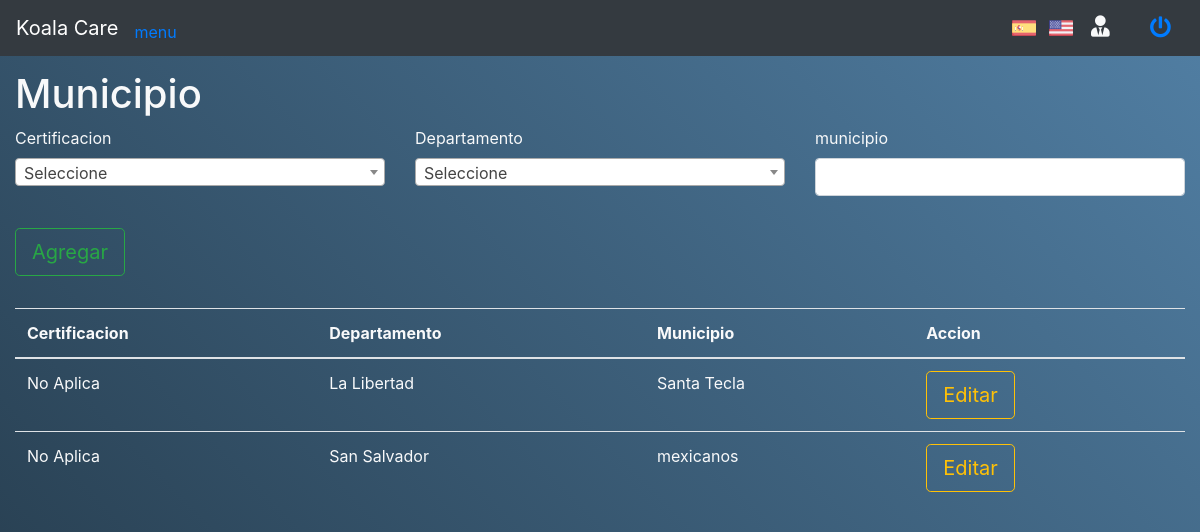
The app's page /Koalas_E/index.php/municipio with its own data.
### tables this page shows
CREATE TABLE `tbmunicipios` (
  `ID_Municipio` int(11) NOT NULL,
  `ID_Certificacion` int(11) NOT NULL,
  `ID_Departamento` int(11) NOT NULL,
  `Municipio` varchar(50) NOT NULL
);

CREATE TABLE `tbcertificaciones` (
  `ID_Certificacion` int(11) NOT NULL,
  `Nombre` varchar(150) NOT NULL,
  `Descripcion` text NOT NULL
);

CREATE TABLE `tbdepartamentos` (
  `ID_Departamento` int(11) NOT NULL,
  `ID_Pais` int(11) NOT NULL,
  `Departamento` varchar(50) NOT NULL
);

### Koalas_E/application/controllers/Municipio.php (called while the page is built, shortened)
<?php
class Municipio extends CI_Controller {
	public function __construct(){
		$this->load->model("Departamento_model");
		$this->load->model("Municipio_model");
		$this->load->model("tbcertificaciones_model");
	}
	public function index()
	{
		$data["listDepartamento"] = $this->Departamento_model->select_tbdepartamentos_all();
		$data["listMunicipio"] = $this->Municipio_model->select_tbmunicipios_all_join();
		$data["listCertificacion"] = $this->tbcertificaciones_model->select_tbcertificaciones_all();
		$this->load->view("Format/header");
		$this->load->view('Municipio/MunicipioView', $data);
		$this->load->view("Format/footer");
	}
}

### Koalas_E/index.php (called while the page is built, shortened)
<?php
require_once BASEPATH.'core/CodeIgniter.php';

### Koalas_E/application/models/Municipio_model.php (called while the page is built, shortened)
<?php
	class Municipio_model extends CI_Model {
		public function select_tbmunicipios_all_join(){
			$this->db->select('*');
			$this->db->from("tbmunicipios");
			$this->db->join("tbdepartamentos", "tbmunicipios.ID_Departamento = tbdepartamentos.ID_Departamento");
			$this->db->join("tbcertificaciones", "tbmunicipios.ID_Certificacion = tbcertificaciones.ID_Certificacion");
			$result = $this->db->get();
		    return $result->result();
		}
	}
?>

### Koalas_E/application/views/Municipio/MunicipioView.php (the view, shortened to what this page needs)
<div class="container-fluid text-light">
  <div class="row">
    <div class="col-lg-12">
      <h1>Municipio</h1>
    </div>
  </div>
  <div class="row">
    <div class="col-md-12">
      <form action="<?= base_url() ?>index.php/Municipio/newMunicipio" method="POST" id="formMunicipio">
        <div class="row mb-3">
          <div class="col-md-4">
            <div class="form-group">
              <label for="slcCertificaciones">Certificacion</label>
            </div>
          </div>
          <div class="col-md-4">
            <div class="form-group">
              <label for="slcDepartamento">Departamento</label>
            </div>
          </div>
          <div class="col-md-4">
            <div class="form-group">
              <label for="txtmunicipio">municipio</label>
              <input type="text" id="txtMunicipio" name="txtMunicipio" class="form-control">
            </div>
          </div>
        </div>
        <div class="row mb-3">
          <div class="col-12">
            <div class="form-group text-left" id="btnAdd">
              <button class="btn btn-outline-success btn-lg" type="submit">Agregar</button>
            </div>
          </div>
        </div>
      </form>
    </div>
    </div>
      <div class="row">
        <div class="col-md-12">
          <table class="table nowrap">
            <thead>
              <tr>
                <th>Certificacion</th>
                <th>Departamento</th>
                <th>Municipio</th>
                <th>Accion</th>
              </tr>
            </thead>
            <tbody>
              <?php foreach ($listMunicipio as $key_municipio => $municipio): ?>
                <tr>
                  <td><?= $municipio->Descripcion ?></td>
                  <td><?= $municipio->Departamento ?></td>
                  <td><?= $municipio->Municipio ?></td>
                  <td>
                    <button class="btn btn-outline-warning btn-lg" type="button" onclick="Chargemunicipio('<?= $municipio->ID_Municipio ?>','<?= $municipio->ID_Departamento ?>', '<?= $municipio->Municipio ?>', '<?= $municipio->ID_Certificacion ?>')">Editar</button>
                  </td>
                </tr>
              <?php endforeach ?>
            </tbody>
          </table>
        </div>
      </div>
  </div>

### Koalas_E/assets/template/demo.css (style rules this page uses)
html,body,div,span,header,ul,li,a { margin:0;padding:0;border:0;font-size:100%;font:inherit;vertical-align:baseline }
html { height:100% }
body { font-family:'Raleway', sans-serif;text-align:center;color:#fffce1 }
h1,h2,h3,h4,h5,h6 { margin:0 }

### records on screen
tbmunicipios: ID_Certificacion.Descripcion "No Aplica", ID_Departamento.Departamento "La Libertad", Municipio "Santa Tecla"
tbmunicipios: ID_Certificacion.Descripcion "No Aplica", ID_Departamento.Departamento "San Salvador", Municipio "mexicanos"
